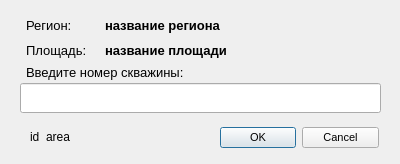
<?xml version="1.0" encoding="UTF-8"?>
<ui version="4.0">
 <class>add_well</class>
 <widget class="QWidget" name="add_well">
  <property name="geometry">
   <rect>
    <x>0</x>
    <y>0</y>
    <width>400</width>
    <height>164</height>
   </rect>
  </property>
  <property name="windowTitle">
   <string>Добавить скважину</string>
  </property>
  <widget class="QLineEdit" name="lineEdit">
   <property name="geometry">
    <rect>
     <x>20</x>
     <y>83</y>
     <width>361</width>
     <height>30</height>
    </rect>
   </property>
   <property name="font">
    <font>
     <pointsize>10</pointsize>
    </font>
   </property>
  </widget>
  <widget class="QLabel" name="label">
   <property name="geometry">
    <rect>
     <x>26</x>
     <y>63</y>
     <width>351</width>
     <height>19</height>
    </rect>
   </property>
   <property name="font">
    <font>
     <pointsize>10</pointsize>
    </font>
   </property>
   <property name="text">
    <string>Введите номер скважины:</string>
   </property>
  </widget>
  <widget class="QDialogButtonBox" name="buttonBox">
   <property name="geometry">
    <rect>
     <x>220</x>
     <y>123</y>
     <width>159</width>
     <height>30</height>
    </rect>
   </property>
   <property name="font">
    <font>
     <pointsize>8</pointsize>
    </font>
   </property>
   <property name="standardButtons">
    <set>QDialogButtonBox::Cancel|QDialogButtonBox::Ok</set>
   </property>
  </widget>
  <widget class="QLabel" name="label_3">
   <property name="geometry">
    <rect>
     <x>26</x>
     <y>15</y>
     <width>60</width>
     <height>20</height>
    </rect>
   </property>
   <property name="font">
    <font>
     <pointsize>10</pointsize>
    </font>
   </property>
   <property name="text">
    <string>Регион:</string>
   </property>
  </widget>
  <widget class="QLabel" name="label_region">
   <property name="geometry">
    <rect>
     <x>105</x>
     <y>15</y>
     <width>271</width>
     <height>20</height>
    </rect>
   </property>
   <property name="font">
    <font>
     <pointsize>10</pointsize>
     <weight>75</weight>
     <bold>true</bold>
    </font>
   </property>
   <property name="text">
    <string>название региона</string>
   </property>
  </widget>
  <widget class="QLabel" name="label_4">
   <property name="geometry">
    <rect>
     <x>26</x>
     <y>40</y>
     <width>61</width>
     <height>20</height>
    </rect>
   </property>
   <property name="font">
    <font>
     <pointsize>10</pointsize>
    </font>
   </property>
   <property name="text">
    <string>Площадь:</string>
   </property>
  </widget>
  <widget class="QLabel" name="label_area">
   <property name="geometry">
    <rect>
     <x>105</x>
     <y>40</y>
     <width>271</width>
     <height>20</height>
    </rect>
   </property>
   <property name="font">
    <font>
     <pointsize>10</pointsize>
     <weight>75</weight>
     <bold>true</bold>
    </font>
   </property>
   <property name="text">
    <string>название площади</string>
   </property>
  </widget>
  <widget class="QLabel" name="id_area">
   <property name="geometry">
    <rect>
     <x>30</x>
     <y>130</y>
     <width>47</width>
     <height>13</height>
    </rect>
   </property>
   <property name="text">
    <string>id_area</string>
   </property>
  </widget>
 </widget>
 <resources/>
 <connections/>
</ui>
